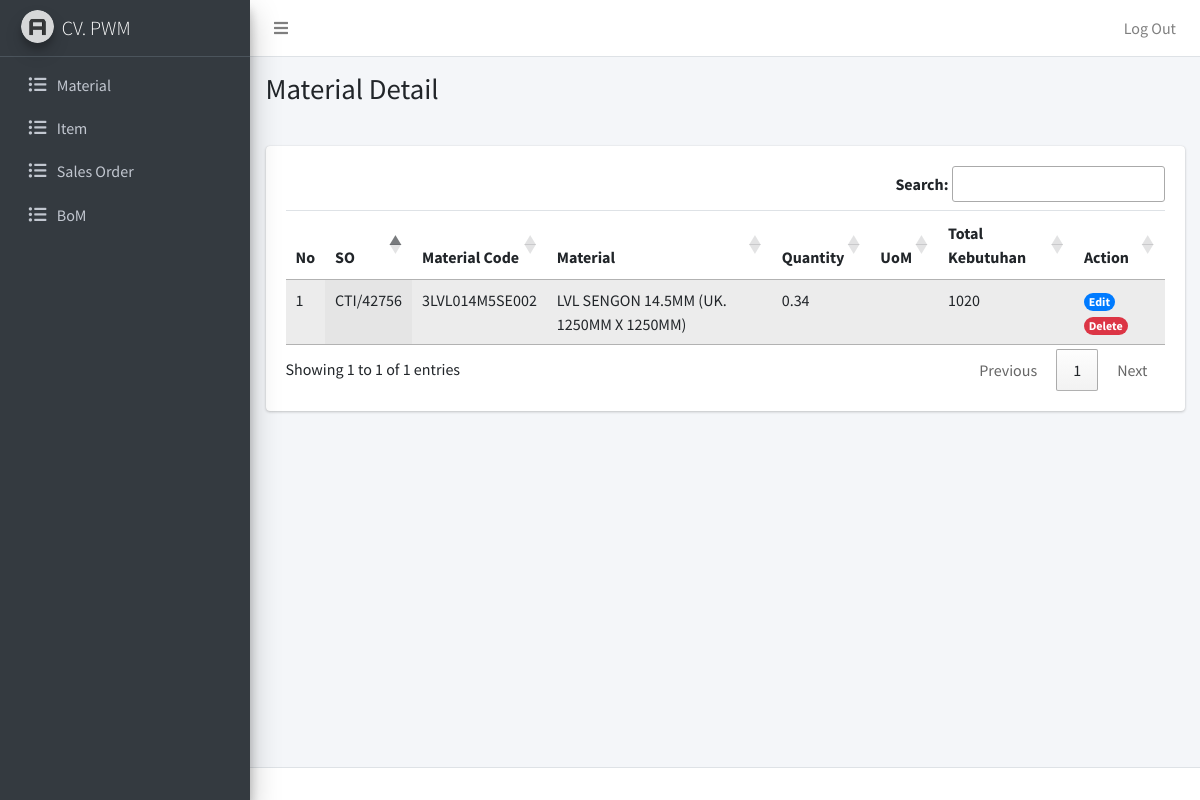
The page /admin/bom-detail.php?id=2 (signed in) on the database as committed earlier.
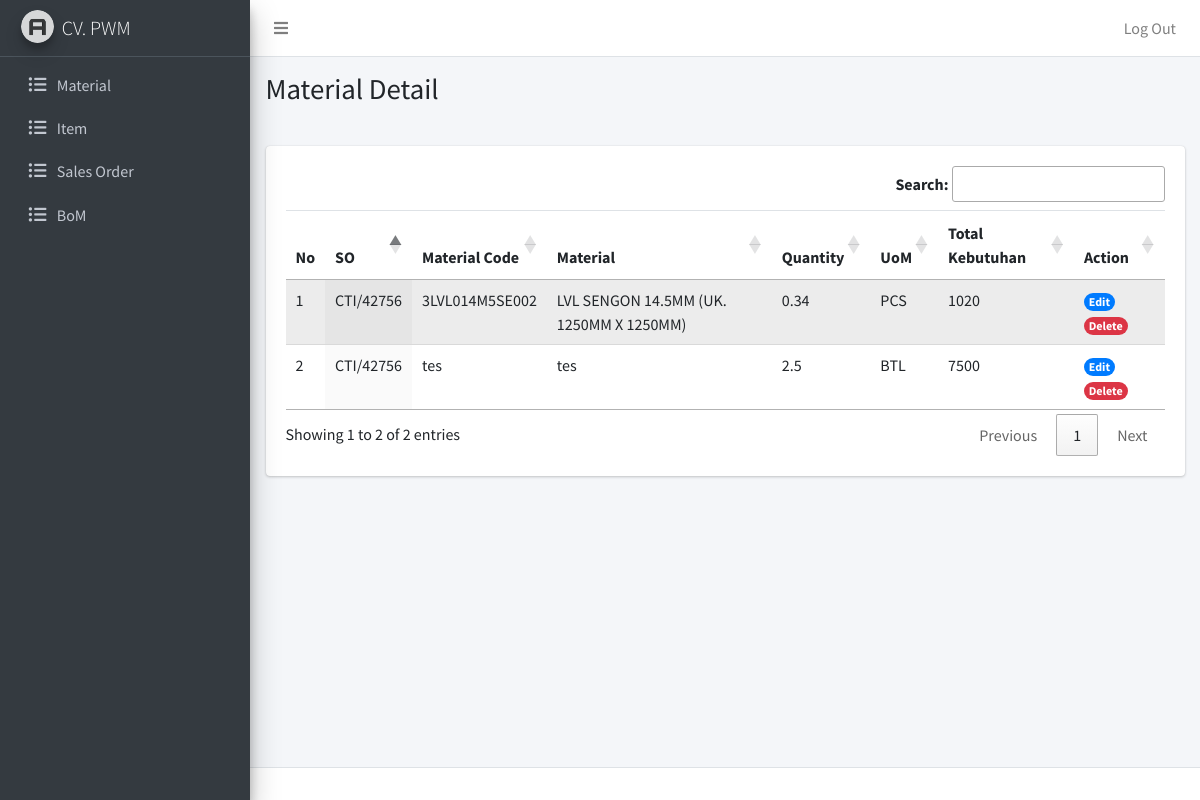
The same page on the database as committed later.
### tables this page shows
CREATE TABLE `bom` (
  `bom_id` int(11) NOT NULL,
  `bom_so_id` int(11) NOT NULL,
  `bom_material_id` varchar(255) NOT NULL,
  `bom_quantity` float NOT NULL,
  `bom_total_kebutuhan` float NOT NULL
);

CREATE TABLE `so` (
  `so_id` int(11) NOT NULL,
  `so_item_code` varchar(255) NOT NULL,
  `so_projects` varchar(255) NOT NULL,
  `so_divisi_id` int(11) NOT NULL,
  `so_lot_number` varchar(255) NOT NULL,
  `so_material` varchar(255) NOT NULL,
  `so_quantity` int(11) NOT NULL,
  `so_uom` varchar(255) NOT NULL,
  `so_tinggi` float NOT NULL,
  `so_lebar` float NOT NULL,
  `so_panjang` float NOT NULL,
  `so_kubikasi` float NOT NULL,
  `so_tgl_produksi` date NOT NULL
);

CREATE TABLE `material` (
  `material_id` varchar(255) NOT NULL,
  `material_nama` varchar(255) NOT NULL,
  `material_uom` varchar(255) NOT NULL,
  `material_harga` int(11) NOT NULL
);

### admin/bom-detail.php (the view, shortened to what this page needs)
<?php
require_once "../koneksi.php";
$so_id = $_GET['id'];
$query = mysqli_query($conn, "SELECT * FROM (bom INNER JOIN so ON bom.bom_so_id = so.so_id) INNER JOIN material ON bom.bom_material_id = material.material_id  WHERE bom.bom_so_id = $so_id");
?>
<?php require_once "template/header.php"; ?>
<?php require_once "template/navbar.php"; ?>
<?php require_once "template/sidebar.php"; ?>
  <div class="content-wrapper">
    <div class="content-header">
      <div class="container-fluid">
        <div class="row mb-2">
          <div class="col-sm-6">
            <h1 class="m-0">Material Detail</h1>
          </div>
        </div>
      </div>
    </div>
    <div class="content">
      <div class="container-fluid">
        <div class="row">
          <div class="col">
            <div class="card table-responsive">
              <div class="card-body">
                <table id="spk" class="table table-striped display" style="width:100%">
                  <thead>
                      <tr>
                          <th>No</th>
                          <th>SO</th>
                          <th>Material Code</th>
                          <th>Material</th>
                          <th>Quantity</th>
                          <th>UoM</th>
                          <th>Total Kebutuhan</th>
                          <th>Action</th>
                      </tr>
                  </thead>
                  <tbody>
                    <?php while($bom = mysqli_fetch_assoc($query)) : ?>
                      <tr>
                          <td></td>
                          <td><?= $bom['so_projects']; ?></td>
                          <td><?= $bom['bom_material_id']; ?></td>
                          <td><?= $bom['material_nama']; ?></td>
                          <td><?= $bom['bom_quantity']; ?></td>
                          <td><?= $bom['material_uom']; ?></td>
                          <td><?= $bom['bom_total_kebutuhan']; ?></td>
                          <td>
                            <a href="bom-detail-edit.php?id=<?= $bom['bom_id']; ?>"><span class="badge rounded-pill bg-primary">Edit</span></a>
                            <a href="bom-detail-delete.php?id=<?= $bom['bom_id']; ?>"><span class="badge rounded-pill bg-danger">Delete</span></a>
                          </td>
                      </tr>
                    <?php endwhile; ?>
                  </tbody>
                </table>
              </div>
            </div>
          </div>
        </div>
      </div>
    </div>
  </div>
<?php require_once "template/footer.php"; ?>

### admin/template/header.php (shortened to what this page needs)
<!DOCTYPE html>
<html lang="en">
<head>
  <link rel="stylesheet" href="asset/plugins/fontawesome-free/css/all.min.css">
  <link rel="stylesheet" href="https://cdn.datatables.net/1.11.3/css/jquery.dataTables.min.css">
  <link rel="stylesheet" href="https://cdn.datatables.net/buttons/2.0.1/css/buttons.dataTables.min.css">
  <link rel="stylesheet" href="asset/dist/css/adminlte.min.css">
</head>
<body class="hold-transition sidebar-mini layout-fixed">
<div class="wrapper">

### admin/template/navbar.php
<nav class="main-header navbar navbar-expand navbar-white navbar-light">
  <ul class="navbar-nav">
    <li class="nav-item">
      <a class="nav-link" data-widget="pushmenu" href="#" role="button"><i class="fas fa-bars"></i></a>
    </li>
  </ul>
  <ul class="navbar-nav ml-auto">
    <li class="nav-item">
      <a class="nav-link" href="../logout.php" role="button">
        <p>Log Out</p>
      </a>
    </li>
  </ul>
</nav>

### admin/template/sidebar.php
<aside class="main-sidebar sidebar-dark-primary elevation-4">
  <a href="#" class="brand-link">
    <img src="asset/dist/img/AdminLTELogo.png" alt="AdminLTE Logo" class="brand-image img-circle elevation-3" style="opacity: .8">
    <span class="brand-text font-weight-light">CV. PWM</span>
  </a>
  <div class="sidebar">
    <nav class="mt-2">
      <ul class="nav nav-pills nav-sidebar flex-column" data-widget="treeview" role="menu" data-accordion="false">
        <li class="nav-item">
          <a href="material.php" class="nav-link">
            <i class="nav-icon far fas fa-list-ul"></i>
            <p>
              Material
            </p>
          </a>
        </li>
        <li class="nav-item">
          <a href="item.php" class="nav-link">
            <i class="nav-icon far fas fa-list-ul"></i>
            <p>
              Item
            </p>
          </a>
        </li>
        <li class="nav-item">
          <a href="so.php" class="nav-link">
            <i class="nav-icon far fas fa-list-ul"></i>
            <p>
              Sales Order
            </p>
          </a>
        </li>
        <li class="nav-item">
          <a href="bom.php" class="nav-link">
            <i class="nav-icon far fas fa-list-ul"></i>
            <p>
              BoM
            </p>
          </a>
        </li>
      </ul>
    </nav>
  </div>
</aside>

### admin/template/footer.php (shortened to what this page needs)
<footer class="main-footer">
</footer>
</div>
</body>
</html>

Rows that differ between the two databases and show on the page:
changed through a linked row, bom "3LVL014M5SE002": material.material_uom (not shown) → "PCS"
added bom: so.so_projects "CTI/42756", bom_material "tes", material.material_nama "tes", bom_quantity "2.5", material.material_uom "BTL", bom_total_kebutuhan "7500"
Other text that changed with them:
text written by a page script: "Search: Showing 1 to 1 of 1 entries Previous 1 Next" → "Search: Showing 1 to 2 of 2 entries Previous 1 Next"
